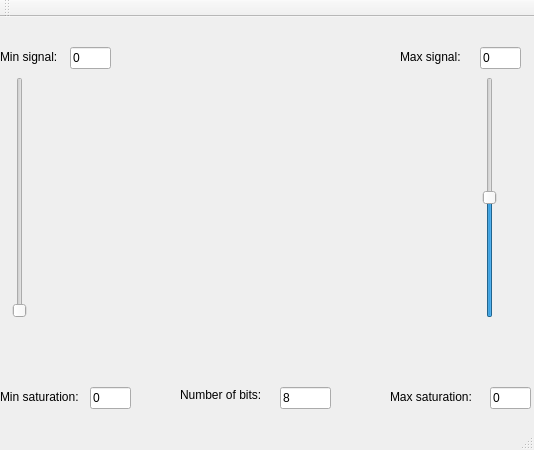
<?xml version="1.0" encoding="UTF-8"?>
<ui version="4.0">
 <class>MainWindow</class>
 <widget class="QMainWindow" name="MainWindow">
  <property name="geometry">
   <rect>
    <x>0</x>
    <y>0</y>
    <width>534</width>
    <height>450</height>
   </rect>
  </property>
  <property name="windowTitle">
   <string>MainWindow</string>
  </property>
  <widget class="QWidget" name="centralWidget">
   <widget class="QSlider" name="VSlider1">
    <property name="geometry">
     <rect>
      <x>10</x>
      <y>60</y>
      <width>20</width>
      <height>241</height>
     </rect>
    </property>
    <property name="orientation">
     <enum>Qt::Vertical</enum>
    </property>
   </widget>
   <widget class="QSlider" name="VSlider2">
    <property name="geometry">
     <rect>
      <x>480</x>
      <y>60</y>
      <width>20</width>
      <height>241</height>
     </rect>
    </property>
    <property name="minimum">
     <number>-100</number>
    </property>
    <property name="maximum">
     <number>100</number>
    </property>
    <property name="sliderPosition">
     <number>0</number>
    </property>
    <property name="orientation">
     <enum>Qt::Vertical</enum>
    </property>
   </widget>
   <widget class="QLineEdit" name="Text_minsig">
    <property name="geometry">
     <rect>
      <x>70</x>
      <y>30</y>
      <width>41</width>
      <height>22</height>
     </rect>
    </property>
    <property name="text">
     <string>0</string>
    </property>
    <property name="readOnly">
     <bool>true</bool>
    </property>
   </widget>
   <widget class="QLabel" name="Label_minsig">
    <property name="geometry">
     <rect>
      <x>0</x>
      <y>30</y>
      <width>81</width>
      <height>20</height>
     </rect>
    </property>
    <property name="text">
     <string>Min signal:</string>
    </property>
   </widget>
   <widget class="QCustomPlot" name="customPlot" native="true">
    <property name="geometry">
     <rect>
      <x>60</x>
      <y>60</y>
      <width>391</width>
      <height>301</height>
     </rect>
    </property>
   </widget>
   <widget class="QLineEdit" name="Text_maxsig">
    <property name="geometry">
     <rect>
      <x>480</x>
      <y>30</y>
      <width>41</width>
      <height>22</height>
     </rect>
    </property>
    <property name="text">
     <string>0</string>
    </property>
    <property name="readOnly">
     <bool>true</bool>
    </property>
   </widget>
   <widget class="QLabel" name="Label_maxsig">
    <property name="geometry">
     <rect>
      <x>400</x>
      <y>30</y>
      <width>81</width>
      <height>20</height>
     </rect>
    </property>
    <property name="text">
     <string>Max signal:</string>
    </property>
   </widget>
   <widget class="QLineEdit" name="Text_minsat">
    <property name="geometry">
     <rect>
      <x>90</x>
      <y>370</y>
      <width>41</width>
      <height>22</height>
     </rect>
    </property>
    <property name="text">
     <string>0</string>
    </property>
    <property name="readOnly">
     <bool>true</bool>
    </property>
   </widget>
   <widget class="QLabel" name="Label_minsat">
    <property name="geometry">
     <rect>
      <x>0</x>
      <y>370</y>
      <width>101</width>
      <height>20</height>
     </rect>
    </property>
    <property name="text">
     <string>&lt;html&gt;&lt;head/&gt;&lt;body&gt;&lt;p&gt;Min saturation:&lt;/p&gt;&lt;/body&gt;&lt;/html&gt;</string>
    </property>
   </widget>
   <widget class="QLabel" name="Label_maxsat">
    <property name="geometry">
     <rect>
      <x>390</x>
      <y>370</y>
      <width>101</width>
      <height>20</height>
     </rect>
    </property>
    <property name="text">
     <string>&lt;html&gt;&lt;head/&gt;&lt;body&gt;&lt;p&gt;Max saturation:&lt;/p&gt;&lt;/body&gt;&lt;/html&gt;</string>
    </property>
   </widget>
   <widget class="QLineEdit" name="Text_maxsat">
    <property name="geometry">
     <rect>
      <x>490</x>
      <y>370</y>
      <width>41</width>
      <height>22</height>
     </rect>
    </property>
    <property name="text">
     <string>0</string>
    </property>
    <property name="readOnly">
     <bool>true</bool>
    </property>
   </widget>
   <widget class="QLabel" name="BitLabel">
    <property name="geometry">
     <rect>
      <x>180</x>
      <y>370</y>
      <width>111</width>
      <height>16</height>
     </rect>
    </property>
    <property name="text">
     <string>Number of bits:</string>
    </property>
   </widget>
   <widget class="QLineEdit" name="BitText">
    <property name="geometry">
     <rect>
      <x>280</x>
      <y>370</y>
      <width>51</width>
      <height>22</height>
     </rect>
    </property>
    <property name="text">
     <string>8</string>
    </property>
   </widget>
  </widget>
  <widget class="QMenuBar" name="menuBar">
   <property name="geometry">
    <rect>
     <x>0</x>
     <y>0</y>
     <width>534</width>
     <height>19</height>
    </rect>
   </property>
  </widget>
  <widget class="QToolBar" name="mainToolBar">
   <attribute name="toolBarArea">
    <enum>TopToolBarArea</enum>
   </attribute>
   <attribute name="toolBarBreak">
    <bool>false</bool>
   </attribute>
  </widget>
  <widget class="QStatusBar" name="statusBar"/>
 </widget>
 <layoutdefault spacing="6" margin="11"/>
 <customwidgets>
  <customwidget>
   <class>QCustomPlot</class>
   <extends>QWidget</extends>
   <header location="global">qcustomplot.h</header>
   <container>1</container>
  </customwidget>
 </customwidgets>
 <resources/>
 <connections/>
</ui>
